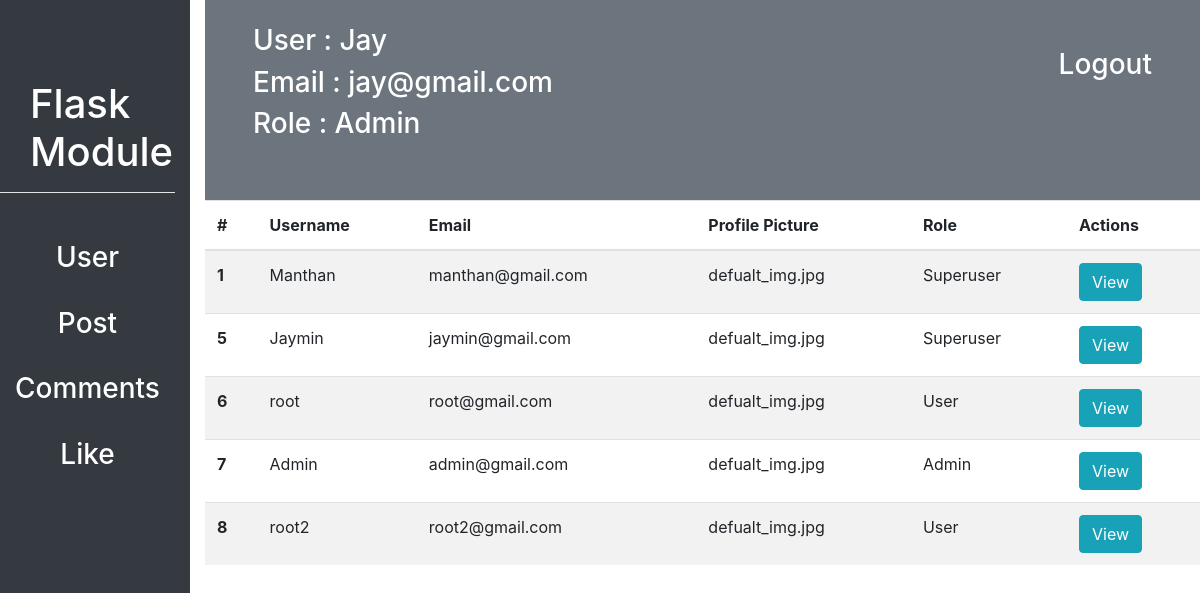
The page /customadmin/dashboard/1 (signed in) on the database as committed earlier.
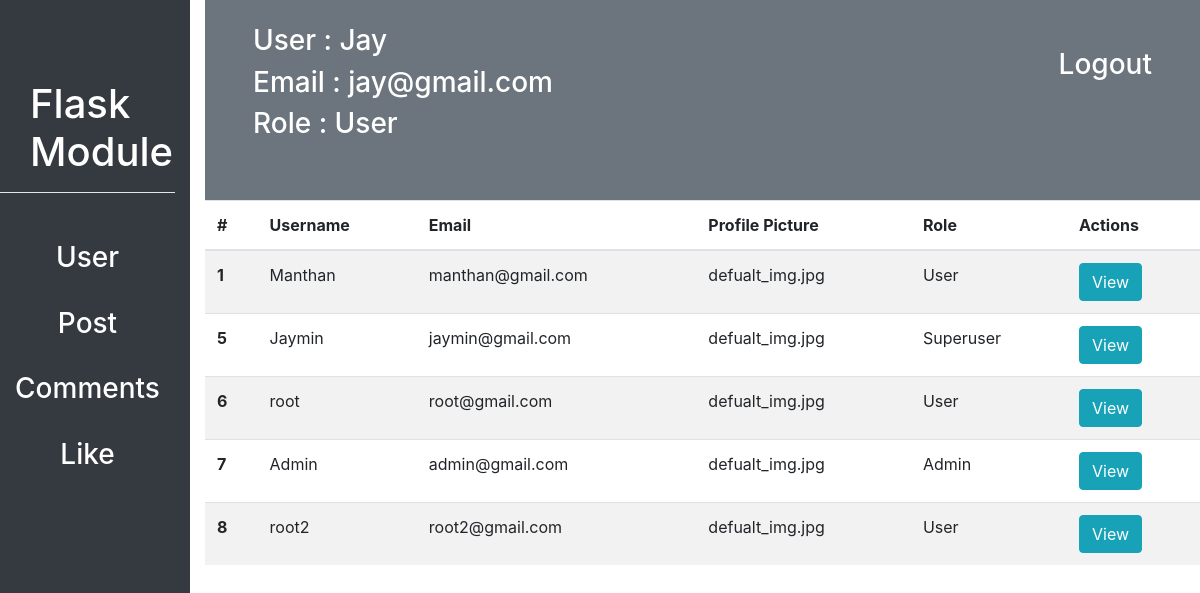
The same page on the database as committed later.
### flask_module/user/models.py (models this page shows, shortened)
class Role(db.Model):
    id = db.Column(db.Integer, primary_key=True)
    name = db.Column(db.String(20), unique=True, nullable=False)
    user = db.relationship("User", backref="role")

class User(db.Model, UserMixin):
    id = db.Column(db.Integer, primary_key=True)
    username = db.Column(db.String(20), unique=True, nullable=False)
    email = db.Column(db.String(30), unique=True, nullable=False)
    profile_picture = db.Column(db.String(70), nullable=False, default="defualt_img.jpg")
    password = db.Column(db.String(15), nullable=False)
    like = db.relationship("Likes", backref="user", lazy=True, cascade = "all, delete, delete-orphan", )
    post = db.relationship("Post", backref="user", lazy=True, cascade = "all, delete, delete-orphan", )
    comment = db.relationship("Comments", backref="user", lazy=True, cascade = "all, delete, delete-orphan", )
    following = db.relationship("User",
                    secondary=connected_user,
                    primaryjoin=id==connected_user.c.parent_id,
                    secondaryjoin=id==connected_user.c.children_id,
                    backref="followed_by")
    role_id = db.Column(db.Integer, db.ForeignKey("role.id"), nullable=False)

### flask_module/customadmin/routes.py (the view)
@customadmin.route("/customadmin/dashboard/<string:username>")
@login_required
def dashboard(username):
    users = User.query.filter(User.id != current_user.id)
    return render_template("customadmin/dashboard.html", users=users)

### flask_module/customadmin/routes.py (called while the page is built)
def login_required(f):
    @wraps(f)
    def decorated_function(*args, **kwargs):
        if current_user.is_authenticated is False:
            return redirect(url_for('customadmin.login'))
        return f(*args, **kwargs)
    return decorated_function

### flask_module/user/models.py (called while the page is built)
@login_manager.user_loader
def load_user(user_id):
    return User.query.filter_by(id=int(user_id)).first()

### flask_module/templates/customadmin/dashboard.html (shortened to what this page needs)
<!DOCTYPE html>
<html lang="en">
<head>
    <link rel="stylesheet" href="{{ url_for('static', filename='css/bootstrap.css') }}">
</head>
<body>
    <div class="row" id="sidebar">
        <div class="col bg-dark">
            <div id="module-title">
                <h1 class="text-white">Flask Module</h1>
            </div>
            <hr style="background: white">
            <div class="mt-5 text-center">
                <a href="{{url_for('customadmin.dashboard', username=current_user.username)}}"><h3 class="text-white">User</h3></a><br>
                <a href="{{url_for('customadmin.post_list')}}"><h3 class="text-white">Post</h3></a><br>
                <a href="{{url_for('customadmin.comments_list')}}"><h3 class="text-white">Comments</h3></a><br>
                <a href="{{url_for('customadmin.like_list')}}"><h3 class="text-white">Like</h3></a><br>
            </div>
        </div>
        <div class="col-10">
            <div id="navbar" class="bg-secondary">
                <a href="{{url_for('customadmin.logout')}}"><h3 class="float-right px-5 pt-5 text-white">Logout</h3></a>
                <h3 class="text-white pt-4 px-5">User : {{current_user.username}}</h3>
                <h3 class="text-white px-5">Email : {{current_user.email}}</h3>
                <h3 class="text-white px-5">Role : {{current_user.role.name}}</h3>
            </div>
            {% block contant %}
            <table class="table table-striped m-auto mt-2">
                <thead>
                  <tr>
                    <th scope="col">#</th>
                    <th scope="col">Username</th>
                    <th scope="col">Email</th>
                    <th scope="col">Profile Picture</th>
                    <th scope="col">Role</th>
                    <th scope="col">Actions</th>
                  </tr>
                </thead>
                <tbody>
                {% for user in users %}
                  <tr>
                    <th scope="row">{{user.id}}</th>
                    <td>{{user.username}}</td>
                    <td>{{user.email}}</td>
                    <td>{{user.profile_picture}}</td>
                    <td>{{user.role.name}}</td>
                    <td>
                        <a href="{{url_for('customadmin.user_detail', user_id=user.id)}}" class="btn btn-info">View</a></td>
                  </tr>
                {% endfor %}
                </tbody>
              </table>
              {% endblock contant %}
        </div>
    </div>
</body>
</html>

Rows that differ between the two databases and show on the page:
no longer on this page (row unchanged): Role: role.name "Admin"
now on this page (row unchanged): Role: role.name "User"
changed User "Manthan": role.name "Superuser" → "User"
